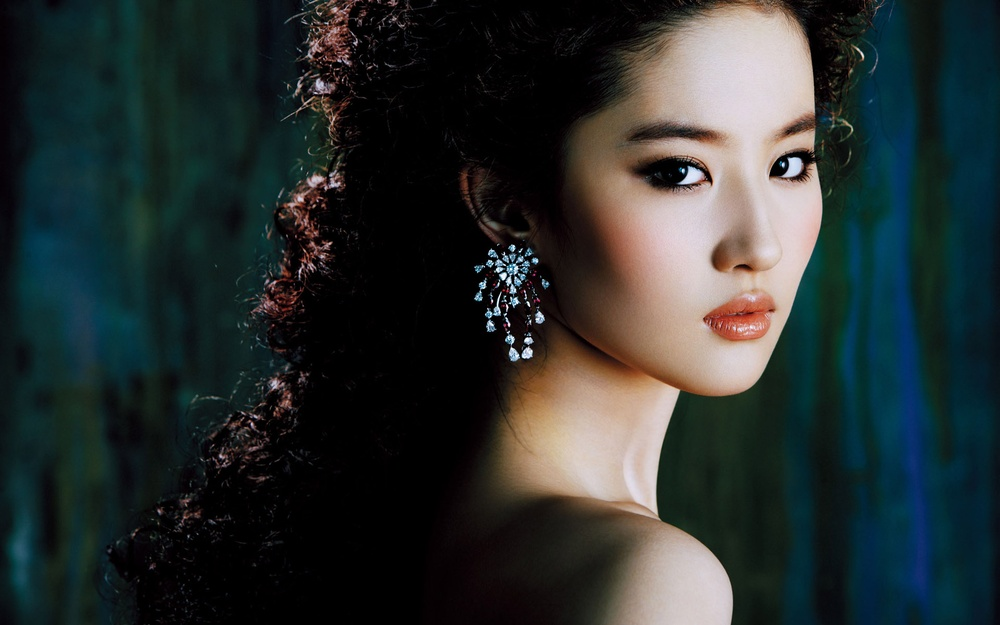
#> input picture df.jpg, 1000 x 625 px, shrunk from 1920 x 1200 before the run
$ python img_trans.py
#> lines starting #> are read from the running program, lines starting #| are printed output that depends on the picture
import cv2
import numpy as n
img=cv2.imread('df.jpg')
#> img is the input picture: shape (625, 1000, 3); mean B, G, R 47.1, 47.7, 40.7
height,width=img.shape[:2]
#> height = 625; width = 1000
h=height/10
#> h = 62.5
w=width/10
#> w = 100
Trans_mat=n.float32([[1,0,h],[0,1,w]])
#> Trans_mat = [[1, 0, 62.5], [0, 1, 100]]
img_trans=cv2.warpAffine(img,Trans_mat,(height,width))
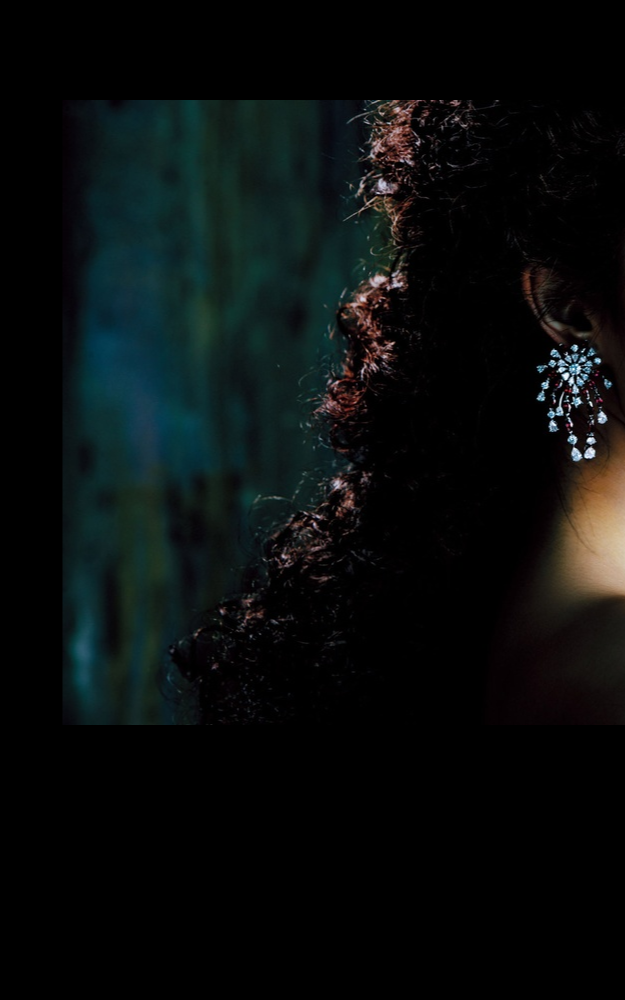
#> img_trans: shape (1000, 625, 3); mean B, G, R 12.8, 13, 9.1
cv2.imshow('Original',img)
cv2.waitKey(0)
cv2.imshow('Translated',img_trans)
cv2.waitKey(0)
cv2.destroyAllWindows()
